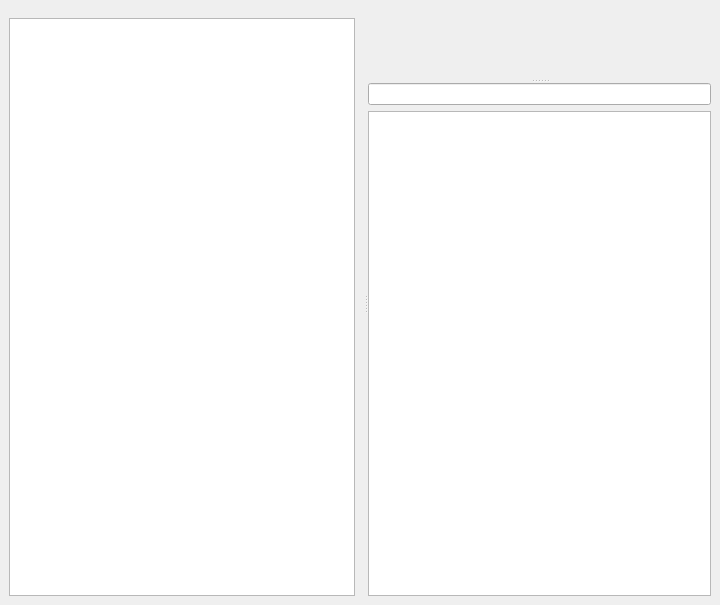
<?xml version="1.0" encoding="UTF-8"?>
<ui version="4.0">
 <class>uiMainWindow</class>
 <widget class="QMainWindow" name="uiMainWindow">
  <property name="geometry">
   <rect>
    <x>0</x>
    <y>0</y>
    <width>720</width>
    <height>605</height>
   </rect>
  </property>
  <property name="windowTitle">
   <string>MainWindow</string>
  </property>
  <widget class="QWidget" name="uiCentralWidget">
   <layout class="QVBoxLayout" name="verticalLayout_4">
    <item>
     <widget class="QSplitter" name="ui_splitter_horizontal">
      <property name="orientation">
       <enum>Qt::Horizontal</enum>
      </property>
      <widget class="QWidget" name="widget_4" native="true">
       <layout class="QVBoxLayout" name="verticalLayout_3">
        <property name="spacing">
         <number>6</number>
        </property>
        <property name="topMargin">
         <number>9</number>
        </property>
        <property name="rightMargin">
         <number>9</number>
        </property>
        <item>
         <widget class="ToolManualView" name="ui_tool_manual_view"/>
        </item>
       </layout>
      </widget>
      <widget class="QWidget" name="widget_3" native="true">
       <layout class="QVBoxLayout" name="verticalLayout_2">
        <item>
         <widget class="QSplitter" name="ui_splitter_vertical">
          <property name="orientation">
           <enum>Qt::Vertical</enum>
          </property>
          <widget class="QWidget" name="widget_2" native="true"/>
          <widget class="QWidget" name="widget" native="true">
           <layout class="QVBoxLayout" name="verticalLayout">
            <item>
             <widget class="QLineEdit" name="ui_filter"/>
            </item>
            <item>
             <widget class="ToolTreeView" name="ui_tree">
              <property name="maximumSize">
               <size>
                <width>16777215</width>
                <height>16777215</height>
               </size>
              </property>
              <property name="baseSize">
               <size>
                <width>0</width>
                <height>0</height>
               </size>
              </property>
             </widget>
            </item>
           </layout>
          </widget>
         </widget>
        </item>
       </layout>
      </widget>
     </widget>
    </item>
   </layout>
  </widget>
 </widget>
 <customwidgets>
  <customwidget>
   <class>ToolTreeView</class>
   <extends>QTreeView</extends>
   <header>views.widgets.ToolTreeView</header>
  </customwidget>
  <customwidget>
   <class>ToolManualView</class>
   <extends>QTreeView</extends>
   <header>views.widgets.ToolManualView</header>
  </customwidget>
 </customwidgets>
 <resources/>
 <connections/>
</ui>
